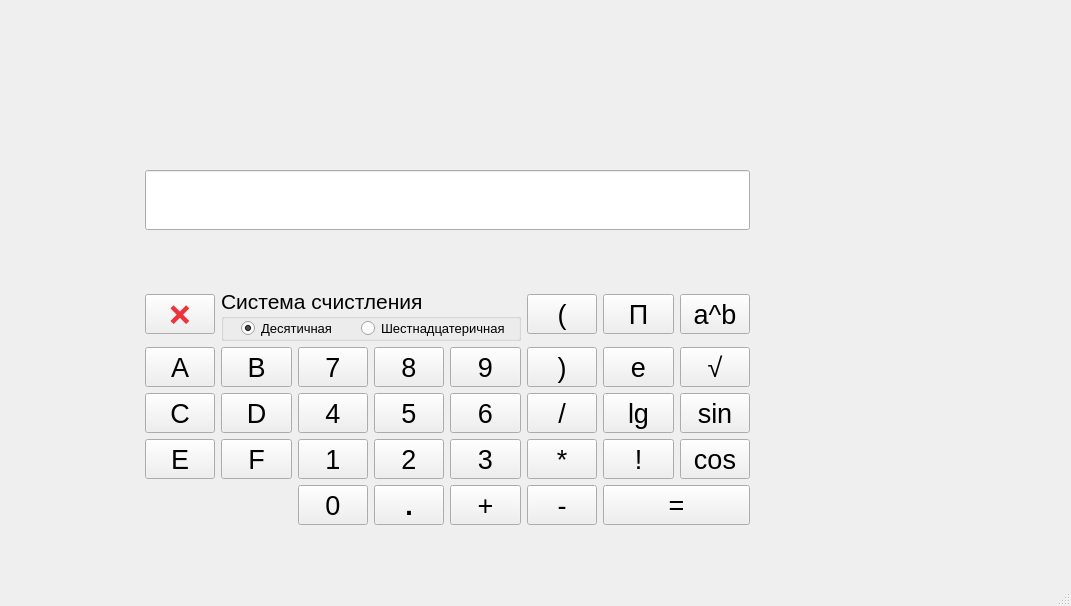
<?xml version="1.0" encoding="UTF-8"?>
<ui version="4.0">
 <class>MainWindow</class>
 <widget class="QMainWindow" name="MainWindow">
  <property name="geometry">
   <rect>
    <x>0</x>
    <y>0</y>
    <width>1071</width>
    <height>606</height>
   </rect>
  </property>
  <property name="minimumSize">
   <size>
    <width>0</width>
    <height>40</height>
   </size>
  </property>
  <property name="font">
   <font>
    <pointsize>14</pointsize>
   </font>
  </property>
  <property name="windowTitle">
   <string>MainWindow</string>
  </property>
  <widget class="QWidget" name="centralwidget">
   <widget class="QWidget" name="layoutWidget">
    <property name="geometry">
     <rect>
      <x>119</x>
      <y>170</y>
      <width>631</width>
      <height>355</height>
     </rect>
    </property>
    <layout class="QHBoxLayout" name="horizontalLayout">
     <item>
      <layout class="QVBoxLayout" name="verticalLayout_2">
       <item>
        <widget class="QLabel" name="label">
         <property name="font">
          <font>
           <pointsize>20</pointsize>
           <weight>75</weight>
           <bold>true</bold>
          </font>
         </property>
         <property name="styleSheet">
          <string notr="true">color:rgb(237, 51, 59)</string>
         </property>
         <property name="text">
          <string/>
         </property>
         <property name="textFormat">
          <enum>Qt::MarkdownText</enum>
         </property>
        </widget>
       </item>
       <item>
        <spacer name="verticalSpacer_2">
         <property name="orientation">
          <enum>Qt::Vertical</enum>
         </property>
         <property name="sizeHint" stdset="0">
          <size>
           <width>20</width>
           <height>188</height>
          </size>
         </property>
        </spacer>
       </item>
      </layout>
     </item>
     <item>
      <layout class="QVBoxLayout" name="verticalLayout">
       <item>
        <widget class="QLineEdit" name="lineEdit">
         <property name="sizePolicy">
          <sizepolicy hsizetype="Expanding" vsizetype="Fixed">
           <horstretch>0</horstretch>
           <verstretch>26</verstretch>
          </sizepolicy>
         </property>
         <property name="minimumSize">
          <size>
           <width>0</width>
           <height>60</height>
          </size>
         </property>
        </widget>
       </item>
       <item>
        <spacer name="verticalSpacer">
         <property name="orientation">
          <enum>Qt::Vertical</enum>
         </property>
         <property name="sizeHint" stdset="0">
          <size>
           <width>20</width>
           <height>18</height>
          </size>
         </property>
        </spacer>
       </item>
       <item>
        <layout class="QGridLayout" name="gridLayout">
         <item row="4" column="7">
          <widget class="QPushButton" name="pushButton_22">
           <property name="minimumSize">
            <size>
             <width>40</width>
             <height>40</height>
            </size>
           </property>
           <property name="font">
            <font>
             <pointsize>20</pointsize>
            </font>
           </property>
           <property name="text">
            <string>!</string>
           </property>
           <attribute name="buttonGroup">
            <string notr="true">buttonGroup</string>
           </attribute>
          </widget>
         </item>
         <item row="4" column="0">
          <widget class="QPushButton" name="pushButton_32">
           <property name="minimumSize">
            <size>
             <width>40</width>
             <height>40</height>
            </size>
           </property>
           <property name="font">
            <font>
             <pointsize>20</pointsize>
            </font>
           </property>
           <property name="text">
            <string>E</string>
           </property>
           <attribute name="buttonGroup">
            <string notr="true">buttonGroup</string>
           </attribute>
          </widget>
         </item>
         <item row="0" column="8">
          <widget class="QPushButton" name="pushButton_26">
           <property name="minimumSize">
            <size>
             <width>40</width>
             <height>40</height>
            </size>
           </property>
           <property name="font">
            <font>
             <pointsize>20</pointsize>
            </font>
           </property>
           <property name="toolTip">
            <string>ti</string>
           </property>
           <property name="text">
            <string>a^b</string>
           </property>
           <attribute name="buttonGroup">
            <string notr="true">buttonGroup</string>
           </attribute>
          </widget>
         </item>
         <item row="5" column="2">
          <widget class="QPushButton" name="pushButton_9">
           <property name="minimumSize">
            <size>
             <width>40</width>
             <height>40</height>
            </size>
           </property>
           <property name="font">
            <font>
             <pointsize>20</pointsize>
            </font>
           </property>
           <property name="text">
            <string>0</string>
           </property>
           <attribute name="buttonGroup">
            <string notr="true">buttonGroup</string>
           </attribute>
          </widget>
         </item>
         <item row="1" column="4">
          <widget class="QPushButton" name="pushButton_4">
           <property name="minimumSize">
            <size>
             <width>40</width>
             <height>40</height>
            </size>
           </property>
           <property name="font">
            <font>
             <pointsize>20</pointsize>
            </font>
           </property>
           <property name="text">
            <string>9</string>
           </property>
           <attribute name="buttonGroup">
            <string notr="true">buttonGroup</string>
           </attribute>
          </widget>
         </item>
         <item row="3" column="6">
          <widget class="QPushButton" name="pushButton_16">
           <property name="minimumSize">
            <size>
             <width>40</width>
             <height>40</height>
            </size>
           </property>
           <property name="font">
            <font>
             <pointsize>20</pointsize>
            </font>
           </property>
           <property name="text">
            <string>/</string>
           </property>
           <attribute name="buttonGroup">
            <string notr="true">buttonGroup</string>
           </attribute>
          </widget>
         </item>
         <item row="4" column="4">
          <widget class="QPushButton" name="pushButton_3">
           <property name="minimumSize">
            <size>
             <width>40</width>
             <height>40</height>
            </size>
           </property>
           <property name="font">
            <font>
             <pointsize>20</pointsize>
            </font>
           </property>
           <property name="text">
            <string>3</string>
           </property>
           <attribute name="buttonGroup">
            <string notr="true">buttonGroup</string>
           </attribute>
          </widget>
         </item>
         <item row="1" column="6">
          <widget class="QPushButton" name="pushButton_14">
           <property name="minimumSize">
            <size>
             <width>40</width>
             <height>40</height>
            </size>
           </property>
           <property name="font">
            <font>
             <pointsize>20</pointsize>
            </font>
           </property>
           <property name="text">
            <string>)</string>
           </property>
           <attribute name="buttonGroup">
            <string notr="true">buttonGroup</string>
           </attribute>
          </widget>
         </item>
         <item row="4" column="8">
          <widget class="QPushButton" name="pushButton_24">
           <property name="minimumSize">
            <size>
             <width>40</width>
             <height>40</height>
            </size>
           </property>
           <property name="font">
            <font>
             <pointsize>20</pointsize>
            </font>
           </property>
           <property name="text">
            <string>cos</string>
           </property>
           <attribute name="buttonGroup">
            <string notr="true">buttonGroup</string>
           </attribute>
          </widget>
         </item>
         <item row="0" column="6">
          <widget class="QPushButton" name="pushButton_13">
           <property name="minimumSize">
            <size>
             <width>40</width>
             <height>40</height>
            </size>
           </property>
           <property name="font">
            <font>
             <pointsize>20</pointsize>
            </font>
           </property>
           <property name="text">
            <string>(</string>
           </property>
           <attribute name="buttonGroup">
            <string notr="true">buttonGroup</string>
           </attribute>
          </widget>
         </item>
         <item row="5" column="7" colspan="2">
          <widget class="QPushButton" name="pushButton_21">
           <property name="minimumSize">
            <size>
             <width>40</width>
             <height>40</height>
            </size>
           </property>
           <property name="font">
            <font>
             <pointsize>20</pointsize>
            </font>
           </property>
           <property name="text">
            <string>=</string>
           </property>
          </widget>
         </item>
         <item row="3" column="1">
          <widget class="QPushButton" name="pushButton_31">
           <property name="minimumSize">
            <size>
             <width>40</width>
             <height>40</height>
            </size>
           </property>
           <property name="font">
            <font>
             <pointsize>20</pointsize>
            </font>
           </property>
           <property name="text">
            <string>D</string>
           </property>
           <attribute name="buttonGroup">
            <string notr="true">buttonGroup</string>
           </attribute>
          </widget>
         </item>
         <item row="1" column="7">
          <widget class="QPushButton" name="pushButton_11">
           <property name="minimumSize">
            <size>
             <width>40</width>
             <height>40</height>
            </size>
           </property>
           <property name="font">
            <font>
             <pointsize>20</pointsize>
            </font>
           </property>
           <property name="text">
            <string>e</string>
           </property>
           <attribute name="buttonGroup">
            <string notr="true">buttonGroup</string>
           </attribute>
          </widget>
         </item>
         <item row="3" column="2">
          <widget class="QPushButton" name="pushButton_2">
           <property name="minimumSize">
            <size>
             <width>40</width>
             <height>40</height>
            </size>
           </property>
           <property name="font">
            <font>
             <pointsize>20</pointsize>
            </font>
           </property>
           <property name="text">
            <string>4</string>
           </property>
           <attribute name="buttonGroup">
            <string notr="true">buttonGroup</string>
           </attribute>
          </widget>
         </item>
         <item row="0" column="0">
          <widget class="QPushButton" name="pushButton_12">
           <property name="minimumSize">
            <size>
             <width>40</width>
             <height>40</height>
            </size>
           </property>
           <property name="font">
            <font>
             <pointsize>20</pointsize>
            </font>
           </property>
           <property name="styleSheet">
            <string notr="true">color:rgb(237, 51, 59)</string>
           </property>
           <property name="text">
            <string>❌</string>
           </property>
           <attribute name="buttonGroup">
            <string notr="true">buttonGroup</string>
           </attribute>
          </widget>
         </item>
         <item row="3" column="7">
          <widget class="QPushButton" name="pushButton_23">
           <property name="minimumSize">
            <size>
             <width>40</width>
             <height>40</height>
            </size>
           </property>
           <property name="font">
            <font>
             <pointsize>20</pointsize>
            </font>
           </property>
           <property name="text">
            <string>lg</string>
           </property>
           <attribute name="buttonGroup">
            <string notr="true">buttonGroup</string>
           </attribute>
          </widget>
         </item>
         <item row="4" column="1">
          <widget class="QPushButton" name="pushButton_33">
           <property name="minimumSize">
            <size>
             <width>40</width>
             <height>40</height>
            </size>
           </property>
           <property name="font">
            <font>
             <pointsize>20</pointsize>
            </font>
           </property>
           <property name="text">
            <string>F</string>
           </property>
           <attribute name="buttonGroup">
            <string notr="true">buttonGroup</string>
           </attribute>
          </widget>
         </item>
         <item row="5" column="4">
          <widget class="QPushButton" name="pushButton_19">
           <property name="minimumSize">
            <size>
             <width>40</width>
             <height>40</height>
            </size>
           </property>
           <property name="font">
            <font>
             <pointsize>20</pointsize>
            </font>
           </property>
           <property name="text">
            <string>+</string>
           </property>
           <attribute name="buttonGroup">
            <string notr="true">buttonGroup</string>
           </attribute>
          </widget>
         </item>
         <item row="4" column="2">
          <widget class="QPushButton" name="pushButton_8">
           <property name="minimumSize">
            <size>
             <width>40</width>
             <height>40</height>
            </size>
           </property>
           <property name="font">
            <font>
             <pointsize>20</pointsize>
            </font>
           </property>
           <property name="text">
            <string>1</string>
           </property>
           <attribute name="buttonGroup">
            <string notr="true">buttonGroup</string>
           </attribute>
          </widget>
         </item>
         <item row="1" column="2">
          <widget class="QPushButton" name="pushButton_6">
           <property name="minimumSize">
            <size>
             <width>40</width>
             <height>40</height>
            </size>
           </property>
           <property name="font">
            <font>
             <pointsize>20</pointsize>
            </font>
           </property>
           <property name="text">
            <string>7</string>
           </property>
           <attribute name="buttonGroup">
            <string notr="true">buttonGroup</string>
           </attribute>
          </widget>
         </item>
         <item row="5" column="6">
          <widget class="QPushButton" name="pushButton_18">
           <property name="minimumSize">
            <size>
             <width>40</width>
             <height>40</height>
            </size>
           </property>
           <property name="font">
            <font>
             <pointsize>20</pointsize>
            </font>
           </property>
           <property name="text">
            <string>-</string>
           </property>
           <attribute name="buttonGroup">
            <string notr="true">buttonGroup</string>
           </attribute>
          </widget>
         </item>
         <item row="1" column="1">
          <widget class="QPushButton" name="pushButton_29">
           <property name="minimumSize">
            <size>
             <width>40</width>
             <height>40</height>
            </size>
           </property>
           <property name="font">
            <font>
             <pointsize>20</pointsize>
            </font>
           </property>
           <property name="text">
            <string>B</string>
           </property>
           <attribute name="buttonGroup">
            <string notr="true">buttonGroup</string>
           </attribute>
          </widget>
         </item>
         <item row="3" column="4">
          <widget class="QPushButton" name="pushButton_10">
           <property name="minimumSize">
            <size>
             <width>40</width>
             <height>40</height>
            </size>
           </property>
           <property name="font">
            <font>
             <pointsize>20</pointsize>
            </font>
           </property>
           <property name="text">
            <string>6</string>
           </property>
           <attribute name="buttonGroup">
            <string notr="true">buttonGroup</string>
           </attribute>
          </widget>
         </item>
         <item row="3" column="8">
          <widget class="QPushButton" name="pushButton_25">
           <property name="minimumSize">
            <size>
             <width>40</width>
             <height>40</height>
            </size>
           </property>
           <property name="font">
            <font>
             <pointsize>20</pointsize>
            </font>
           </property>
           <property name="text">
            <string>sin</string>
           </property>
           <attribute name="buttonGroup">
            <string notr="true">buttonGroup</string>
           </attribute>
          </widget>
         </item>
         <item row="3" column="3">
          <widget class="QPushButton" name="pushButton">
           <property name="minimumSize">
            <size>
             <width>40</width>
             <height>40</height>
            </size>
           </property>
           <property name="font">
            <font>
             <pointsize>20</pointsize>
            </font>
           </property>
           <property name="text">
            <string>5</string>
           </property>
           <attribute name="buttonGroup">
            <string notr="true">buttonGroup</string>
           </attribute>
          </widget>
         </item>
         <item row="0" column="7">
          <widget class="QPushButton" name="pushButton_20">
           <property name="minimumSize">
            <size>
             <width>40</width>
             <height>40</height>
            </size>
           </property>
           <property name="font">
            <font>
             <pointsize>20</pointsize>
            </font>
           </property>
           <property name="text">
            <string>П</string>
           </property>
           <attribute name="buttonGroup">
            <string notr="true">buttonGroup</string>
           </attribute>
          </widget>
         </item>
         <item row="1" column="0">
          <widget class="QPushButton" name="pushButton_28">
           <property name="minimumSize">
            <size>
             <width>40</width>
             <height>40</height>
            </size>
           </property>
           <property name="font">
            <font>
             <pointsize>20</pointsize>
            </font>
           </property>
           <property name="text">
            <string>A</string>
           </property>
           <attribute name="buttonGroup">
            <string notr="true">buttonGroup</string>
           </attribute>
          </widget>
         </item>
         <item row="4" column="6">
          <widget class="QPushButton" name="pushButton_17">
           <property name="minimumSize">
            <size>
             <width>40</width>
             <height>40</height>
            </size>
           </property>
           <property name="font">
            <font>
             <pointsize>20</pointsize>
            </font>
           </property>
           <property name="text">
            <string>*</string>
           </property>
           <attribute name="buttonGroup">
            <string notr="true">buttonGroup</string>
           </attribute>
          </widget>
         </item>
         <item row="1" column="8">
          <widget class="QPushButton" name="pushButton_27">
           <property name="minimumSize">
            <size>
             <width>40</width>
             <height>40</height>
            </size>
           </property>
           <property name="font">
            <font>
             <pointsize>20</pointsize>
            </font>
           </property>
           <property name="toolTip">
            <string>ti</string>
           </property>
           <property name="text">
            <string>√</string>
           </property>
           <attribute name="buttonGroup">
            <string notr="true">buttonGroup</string>
           </attribute>
          </widget>
         </item>
         <item row="1" column="3">
          <widget class="QPushButton" name="pushButton_5">
           <property name="minimumSize">
            <size>
             <width>40</width>
             <height>40</height>
            </size>
           </property>
           <property name="font">
            <font>
             <pointsize>20</pointsize>
            </font>
           </property>
           <property name="text">
            <string>8</string>
           </property>
           <attribute name="buttonGroup">
            <string notr="true">buttonGroup</string>
           </attribute>
          </widget>
         </item>
         <item row="4" column="3">
          <widget class="QPushButton" name="pushButton_7">
           <property name="minimumSize">
            <size>
             <width>40</width>
             <height>40</height>
            </size>
           </property>
           <property name="font">
            <font>
             <pointsize>20</pointsize>
            </font>
           </property>
           <property name="text">
            <string>2</string>
           </property>
           <attribute name="buttonGroup">
            <string notr="true">buttonGroup</string>
           </attribute>
          </widget>
         </item>
         <item row="5" column="3">
          <widget class="QPushButton" name="pushButton_15">
           <property name="minimumSize">
            <size>
             <width>40</width>
             <height>40</height>
            </size>
           </property>
           <property name="font">
            <font>
             <pointsize>20</pointsize>
             <weight>75</weight>
             <bold>true</bold>
            </font>
           </property>
           <property name="text">
            <string>.</string>
           </property>
           <attribute name="buttonGroup">
            <string notr="true">buttonGroup</string>
           </attribute>
          </widget>
         </item>
         <item row="3" column="0">
          <widget class="QPushButton" name="pushButton_30">
           <property name="minimumSize">
            <size>
             <width>40</width>
             <height>40</height>
            </size>
           </property>
           <property name="font">
            <font>
             <pointsize>20</pointsize>
            </font>
           </property>
           <property name="text">
            <string>C</string>
           </property>
           <attribute name="buttonGroup">
            <string notr="true">buttonGroup</string>
           </attribute>
          </widget>
         </item>
         <item row="0" column="1" colspan="4">
          <widget class="QGroupBox" name="groupBox">
           <property name="minimumSize">
            <size>
             <width>40</width>
             <height>40</height>
            </size>
           </property>
           <property name="font">
            <font>
             <pointsize>16</pointsize>
            </font>
           </property>
           <property name="title">
            <string>Система счистления</string>
           </property>
           <widget class="QRadioButton" name="radioButton">
            <property name="enabled">
             <bool>true</bool>
            </property>
            <property name="geometry">
             <rect>
              <x>20</x>
              <y>20</y>
              <width>145</width>
              <height>40</height>
             </rect>
            </property>
            <property name="minimumSize">
             <size>
              <width>20</width>
              <height>40</height>
             </size>
            </property>
            <property name="font">
             <font>
              <pointsize>10</pointsize>
             </font>
            </property>
            <property name="text">
             <string>Десятичная</string>
            </property>
            <property name="checked">
             <bool>true</bool>
            </property>
           </widget>
           <widget class="QRadioButton" name="radioButton_2">
            <property name="geometry">
             <rect>
              <x>140</x>
              <y>20</y>
              <width>145</width>
              <height>40</height>
             </rect>
            </property>
            <property name="minimumSize">
             <size>
              <width>20</width>
              <height>40</height>
             </size>
            </property>
            <property name="font">
             <font>
              <pointsize>10</pointsize>
             </font>
            </property>
            <property name="text">
             <string>Шестнадцатеричная</string>
            </property>
           </widget>
          </widget>
         </item>
        </layout>
       </item>
      </layout>
     </item>
    </layout>
   </widget>
  </widget>
  <widget class="QMenuBar" name="menubar">
   <property name="geometry">
    <rect>
     <x>0</x>
     <y>0</y>
     <width>1071</width>
     <height>27</height>
    </rect>
   </property>
  </widget>
  <widget class="QStatusBar" name="statusbar"/>
 </widget>
 <resources/>
 <connections/>
 <buttongroups>
  <buttongroup name="buttonGroup"/>
 </buttongroups>
</ui>
